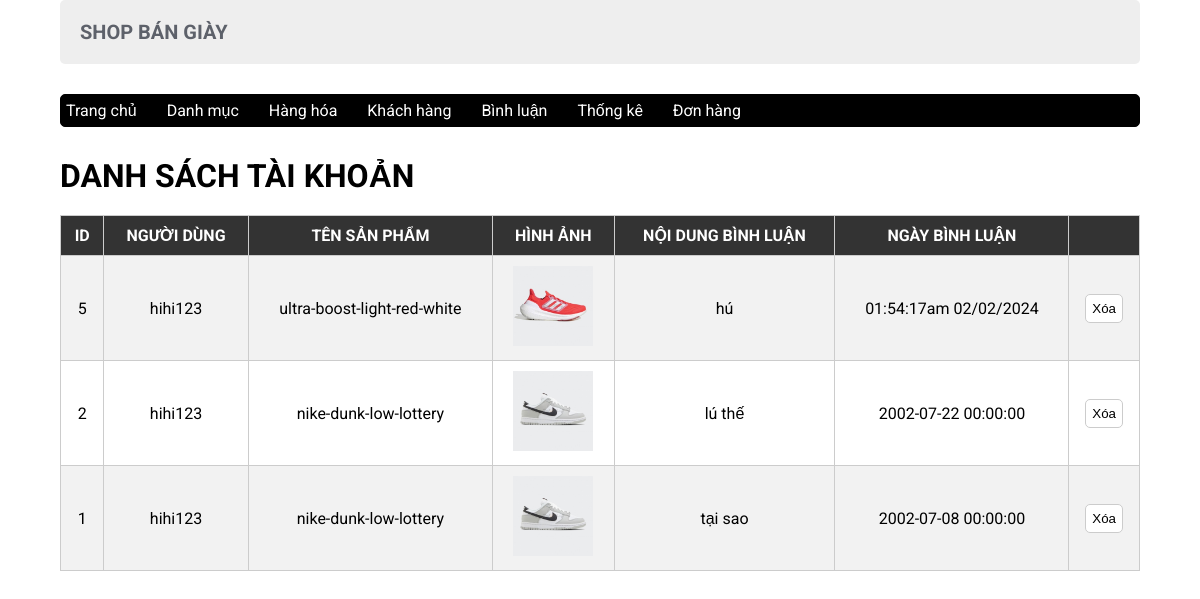
The app's page /admin/index.php?act=binhluan with its own data.
### tables this page shows
CREATE TABLE `sanpham` (
  `id` int(10) NOT NULL,
  `name` varchar(255) NOT NULL,
  `price` float DEFAULT 0,
  `img` varchar(255) DEFAULT NULL,
  `mota` text DEFAULT NULL,
  `luotxem` int(10) NOT NULL DEFAULT 0,
  `iddm` int(10) NOT NULL
);

CREATE TABLE `binhluan` (
  `id` int(10) NOT NULL,
  `noidung` varchar(255) NOT NULL,
  `iduser` varchar(30) NOT NULL,
  `idpro` int(10) NOT NULL,
  `ngaybinhluan` varchar(30) NOT NULL
);

### model/pdo.php (called while the page is built, shortened)
<?php
function pdo_get_connection(){
    $host = "localhost";
    $username = "root";
    $password = "";
    $dbname = "duan1thi";
    try {
        $conn = new PDO("mysql:host=$host;dbname=$dbname", $username, $password);
        $conn->setAttribute(PDO::ATTR_ERRMODE, PDO::ERRMODE_EXCEPTION);
        return $conn;
    } catch (PDOException $e) {
        die("Connect failed " . $e->getMessage());
    }
}
function pdo_query($sql){
    $sql_args = array_slice(func_get_args(),1);
    try{
        $conn = pdo_get_connection();
        $stmt = $conn -> prepare($sql);
        $stmt ->execute($sql_args);
        $rows = $stmt->fetchAll();
        return $rows;
    }
    catch(PDOException $e){
        throw $e;
    }
    finally{
        unset($conn);
    }
}
?>

### model/binhluan.php (called while the page is built, shortened)
<?php
function loatAll_binhluan($idpro){
    $sql="select binhluan.id, sanpham.name, noidung,iduser, sanpham.img, ngaybinhluan from sanpham join binhluan on sanpham.id = binhluan.idpro  where 1 ";
    $sql.="order by id desc";
    $listbl = pdo_query($sql);
    return $listbl;
}
 ?>

### admin/binhluan/list.php (the view)
<div class="row2">
            <div class="row2 fort_title">
                <h1>DANH SÁCH TÀI KHOẢN</h1>
            </div>
            <div class="row2 form_content">
                <form action="#" method="post">
                    <div class="row2 mb10 formds_loai">
                        <table>
                            <tr>
                                <th>ID</th>
                                <th>NGƯỜI DÙNG</th>
                                <th>TÊN SẢN PHẨM</th>
                                <th>HÌNH ẢNH</th>
                                <th>NỘI DUNG BÌNH LUẬN</th>
                                <th>NGÀY BÌNH LUẬN</th>
                                <th></th>
                            </tr>
                            <?php
                                foreach ($listbinhluan as $binhluan ) {
                                    extract($binhluan);
                                    $xoabl = "index.php?act=xoabl&id=".$id;
                                    echo '<tr>
                                            <td>'.$id.'</td>
                                            <td>'.$iduser.'</td>
                                            <td>'.$name.'</td>
                                            <td><img src="'.$img.'" alt="" height ="80"></td>
                                            <td>'.$noidung.'</td>
                                            <td>'.$ngaybinhluan.'</td>
                                            <td><a href="'.$xoabl.'"><input type="button" value="Xóa"></a></td>
                                        </tr>';
                                }
                            ?>
                        </table>
                    </div>
                </form>
            </div>
        </div>

### admin/header.php (shortened to what this page needs)
<!DOCTYPE html>
<html lang="en">
<head>
  <link rel="stylesheet" href="../css/css.css">
</head>
<body>
  <div class="boxcenter">
    <header>
      <div class="row mb header">
        <h1>SHOP BÁN GIÀY</h1>
      </div>
      <div class="row mb menu">
        <ul>
          <li><a class="dropdownbtn" href="index.php">Trang chủ</a></li>
          <li><a class="dropdownbtn" href="index.php?act=listdm">Danh mục</a></li>
          <li><a class="dropdownbtn" href="index.php?act=listsp">Hàng hóa</a></li>
          <li><a class="dropdownbtn" href="index.php?act=khachhang">Khách hàng</a></li>
          <li><a class="dropdownbtn" href="index.php?act=binhluan">Bình luận</a></li>
          <li><a class="dropdownbtn" href="index.php?act=thongke">Thống kê</a></li>
          <li><a class="dropdownbtn" href="index.php?act=listbill">Đơn hàng</a></li>
        </ul>
      </div>
    </header>

### admin/index.php (shortened to what this page needs)
<?php
include "../model/cart.php";
include "../model/pdo.php";
include "../model/binhluan.php";
include "header.php";
if (isset($_GET['act'])) {
    $act = $_GET['act'];
    switch ($act) {
        case 'binhluan':
            $listbinhluan = loatAll_binhluan(0);
            include "binhluan/list.php";
            break;
    }
} else {
    include "home.php";
}
include "footer.php";

### admin/footer.php (shortened to what this page needs)
</body>
</html>

### css/css.css (style rules this page uses)
:root { --white-color:#fff; --black-color:#000; --text-color:#333; }
* { margin:0; padding:0; box-sizing:border-box; }
body { font-family:'Roboto', sans-serif; }
.boxcenter { width:90%; margin:0 auto; }
.row { display:flex; width:100%; }
.row2 { float:left; width:100%; }
.mb { margin-bottom:30px; }
.mb10 { margin-bottom:10px; }
.header { background:#eeeeee; border-radius:5px ; font-size:10px; padding:20px; color: #5d616a; }
.menu { background:black; border:1px solid #000; border-radius: 5px; padding:5px; height:33px; }
.menu ul { display:flex; align-items:center; gap:30px; }
.menu ul li { list-style:none; }
.menu li a { background-color:black; color:white; text-decoration:none; }
form { text-align: left; margin-top: 20px; }
.form_account input[type="reset"], .form_account input[type="submit"], .form_content input[type="submit"], .form_content input[type="reset"], .form_content input[type="button"] { padding: 6px; background: white; border: 1px solid #CCC; border-radius: 5px; }
table { width: 100%; border-collapse: collapse; border-spacing: 0; margin-bottom: 20px; }
table, th, td { border: 1px solid #ccc; }
th, td { padding: 10px; text-align: center; }
th { background-color: #333; color: white; }
tr:nth-child(even) { background-color: #f2f2f2; }
* { box-sizing:border-box }

### records on screen
sanpham: binhluan.id "5", binhluan.iduser "hihi123", name "ultra-boost-light-red-white", img (picture), binhluan.noidung "hú", binhluan.ngaybinhluan "01:54:17am 02/02/2024"
sanpham: binhluan.id "2", binhluan.iduser "hihi123", name "nike-dunk-low-lottery", img (picture), binhluan.noidung "lú thế", binhluan.ngaybinhluan "2002-07-22 00:00:00", binhluan.id "1", binhluan.noidung "tại sao", binhluan.ngaybinhluan "2002-07-08 00:00:00"
